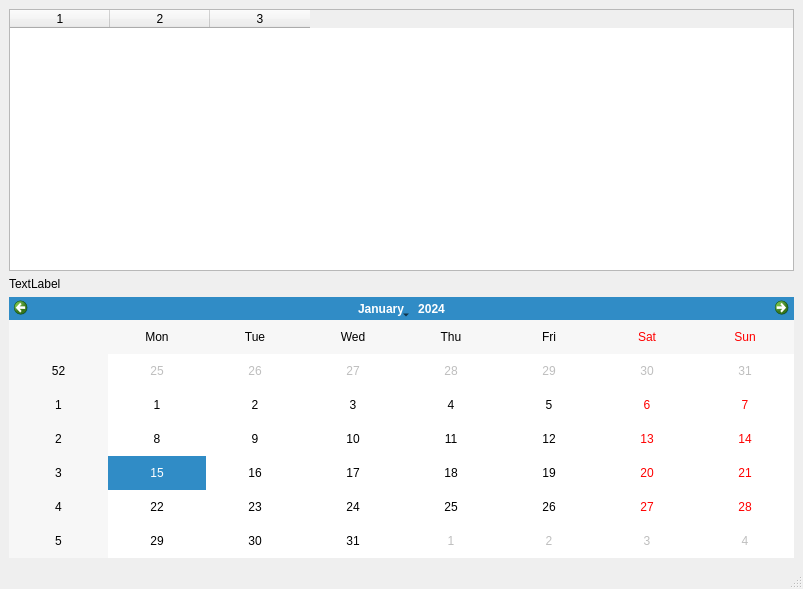
<?xml version="1.0" encoding="UTF-8"?>
<ui version="4.0">
 <class>MainWindow</class>
 <widget class="QMainWindow" name="MainWindow">
  <property name="geometry">
   <rect>
    <x>0</x>
    <y>0</y>
    <width>803</width>
    <height>589</height>
   </rect>
  </property>
  <property name="windowTitle">
   <string>HildrGUI</string>
  </property>
  <property name="windowIcon">
   <iconset>
    <normaloff>icon/logo.png</normaloff>icon/logo.png</iconset>
  </property>
  <property name="styleSheet">
   <string notr="true"/>
  </property>
  <widget class="QWidget" name="centralwidget">
   <layout class="QVBoxLayout" name="verticalLayout">
    <item>
     <widget class="QTableWidget" name="data_table">
      <property name="sortingEnabled">
       <bool>true</bool>
      </property>
      <property name="rowCount">
       <number>0</number>
      </property>
      <property name="columnCount">
       <number>3</number>
      </property>
      <attribute name="horizontalHeaderMinimumSectionSize">
       <number>50</number>
      </attribute>
      <attribute name="horizontalHeaderShowSortIndicator" stdset="0">
       <bool>true</bool>
      </attribute>
      <attribute name="horizontalHeaderStretchLastSection">
       <bool>false</bool>
      </attribute>
      <attribute name="verticalHeaderVisible">
       <bool>true</bool>
      </attribute>
      <attribute name="verticalHeaderStretchLastSection">
       <bool>false</bool>
      </attribute>
      <column/>
      <column/>
     </widget>
    </item>
    <item>
     <widget class="QLabel" name="stats_label">
      <property name="text">
       <string>TextLabel</string>
      </property>
     </widget>
    </item>
    <item>
     <widget class="QCalendarWidget" name="calendarWidget"/>
    </item>
   </layout>
  </widget>
  <widget class="QStatusBar" name="statusbar"/>
  <action name="actionExit">
   <property name="text">
    <string>Exit</string>
   </property>
  </action>
  <action name="actionOpen_Database">
   <property name="text">
    <string>Open Database</string>
   </property>
  </action>
  <action name="actionOpen_database">
   <property name="text">
    <string>Open database</string>
   </property>
  </action>
  <action name="actionAbout">
   <property name="text">
    <string>About</string>
   </property>
  </action>
 </widget>
 <resources/>
 <connections/>
</ui>
